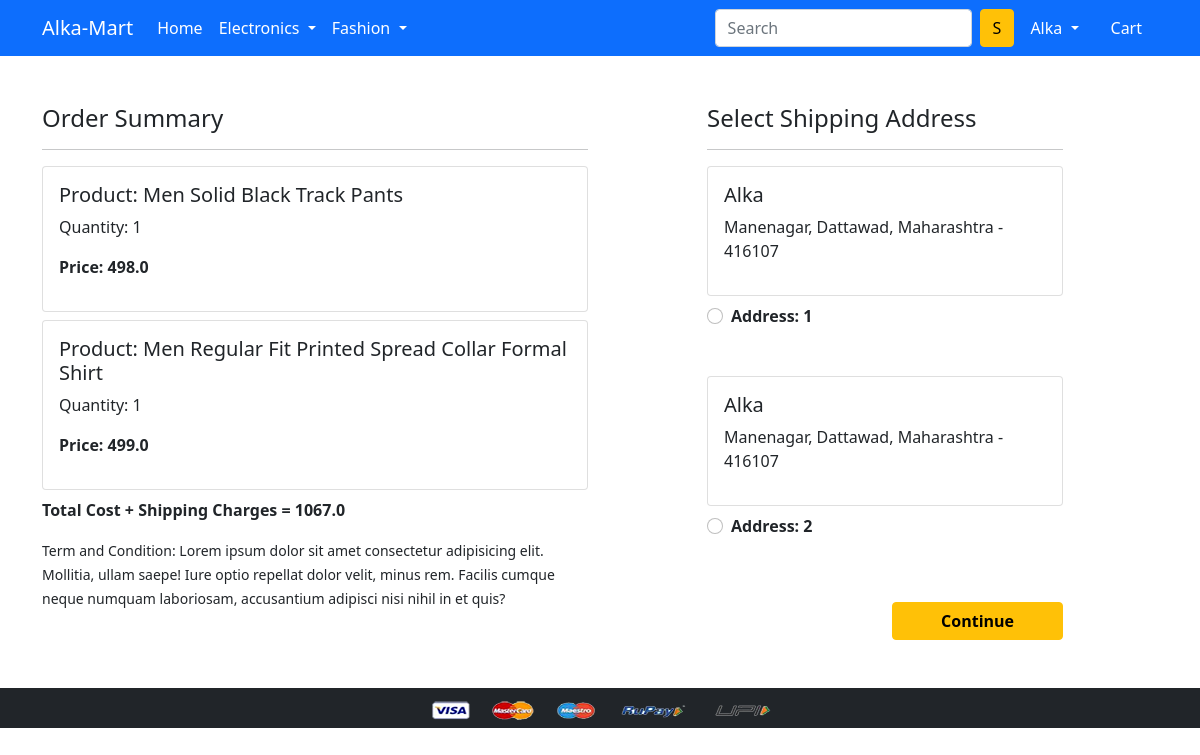
/checkout/ (signed in), run on an earlier commit of the app's database.
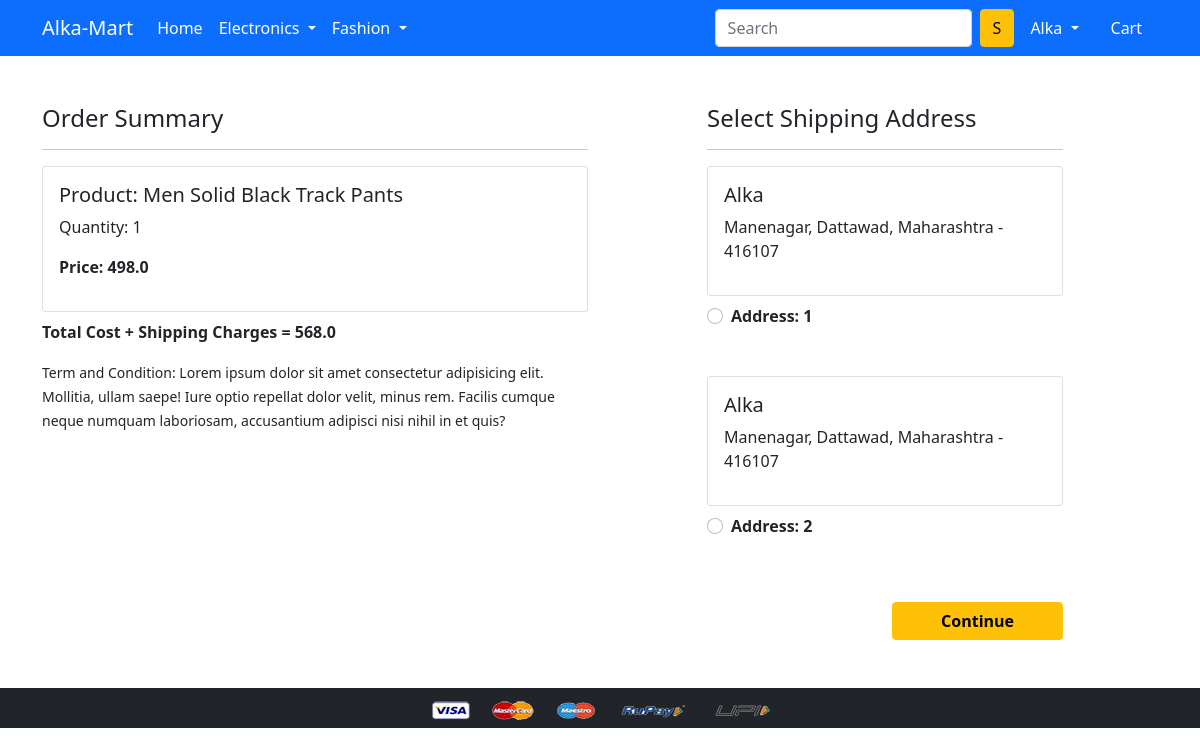
And on a later commit of the database.
### app/models.py (models this page shows, shortened)
class Cart(models.Model):
    user = models.ForeignKey(User, on_delete=models.CASCADE)
    product = models.ForeignKey(Product, on_delete=models.CASCADE)
    quantity = models.PositiveIntegerField(default=1)
    @property
    def total_cost(self):
        return self.quantity * self.product.discounted_price

class Product(models.Model):
    title = models.CharField(max_length=100)
    selling_price = models.FloatField()
    discounted_price = models.FloatField()
    description = models.TextField()
    brand = models.CharField(max_length=100)
    category = models.CharField(choices = CATEGORY_CHOICES, max_length=3)
    product_image = models.ImageField(upload_to='productimg')

class Customer(models.Model):
    user = models.ForeignKey(User, on_delete = models.CASCADE)
    name = models.CharField(max_length=200)
    locality = models.CharField(max_length=200)
    city = models.CharField(max_length=50)
    zipcode = models.CharField(max_length=50)
    state = models.CharField(choices = STATE_CHOICES, max_length=50)

### app/views.py (the view)
# urls.py: path('checkout/', views.checkout, name='checkout'),
@login_required
def checkout(request):
 user = request.user
 add = Customer.objects.filter(user=user)
 cart_items = Cart.objects.filter(user=user)
 amount = 0.0
 shipping_amount = 70.0
 totalamount = 0.0
 cart_product = [p for p in Cart.objects.all() if p.user == request.user]
 if cart_product:
  for p in cart_product:
    tempamount = (p.quantity * p.product.discounted_price)
    amount += tempamount
  totalamount = amount + shipping_amount
 return render(request, 'app/checkout.html', {'add':add, 'totalamount':totalamount, 'cart_items':cart_items})

### app/templates/app/checkout.html (shortened to what this page needs)
{% extends 'app/base.html' %}
{% load static %}
{% block main-content %}
<div class="container">
 <div class="row mt-5">
  <div class="col-sm-6">
    <h4>Order Summary</h4>
    <hr>
    {% for item in cart_items %}
      <div class="card mb-2">
        <div class="card-body">
          <h5>Product: {{item.product.title}} </h5>
          <p>Quantity: {{item.quantity}}</p>
          <p class="fw-bold">Price: {{item.total_cost}} </p>
        </div>
      </div>
      {% endfor %}
      <p class="fw-bold"> Total Cost + Shipping Charges = {{totalamount}}</p>
    <small>Term and Condition: Lorem ipsum dolor sit amet consectetur adipisicing elit. Mollitia, ullam saepe! Iure optio repellat dolor velit, minus rem. Facilis cumque neque numquam laboriosam, accusantium adipisci nisi nihil in et quis?</small>
  </div>
  <div class="col-sm-4 offset-sm-1">
    <h4>Select Shipping Address</h4>
    <hr>
    <form action="/paymentdone">
      {% for ad in add %}
        <div class="card">
          <div class="card-body">
            <h5>{{ad.name}}</h5>
            <p>{{ad.locality}}, {{ad.city}}, {{ad.state}} - {{ad.zipcode}}</p>
          </div>
        </div>
        <div class="form-check mt-2 mb-5">
          <input class="form-check-input" type="radio" name="custid" id="custadd{{forloop.counter}}" value="{{ad.id}}" >
          <label class="form-check-label fw-bold" for="custadd{{forloop.counter}}">
            Address: {{forloop.counter}} </label>
        </div>
      {% endfor %}
        <div class="text-end">
          <button type="submit" class="btn btn-warning mt-3 px-5 fw-bold">Continue</button>
        </div>
      </form>
    </div>
  </div>
</div>
{% endblock main-content %}

What changed in the data, as far as the page shows it:
removed Cart: product "Men Regular Fit Printed Spread Collar Formal Shirt", quantity "1", total_cost "499.0"
Also different on the page:
{{ totalamount }}: "1067.0" → "568.0"
